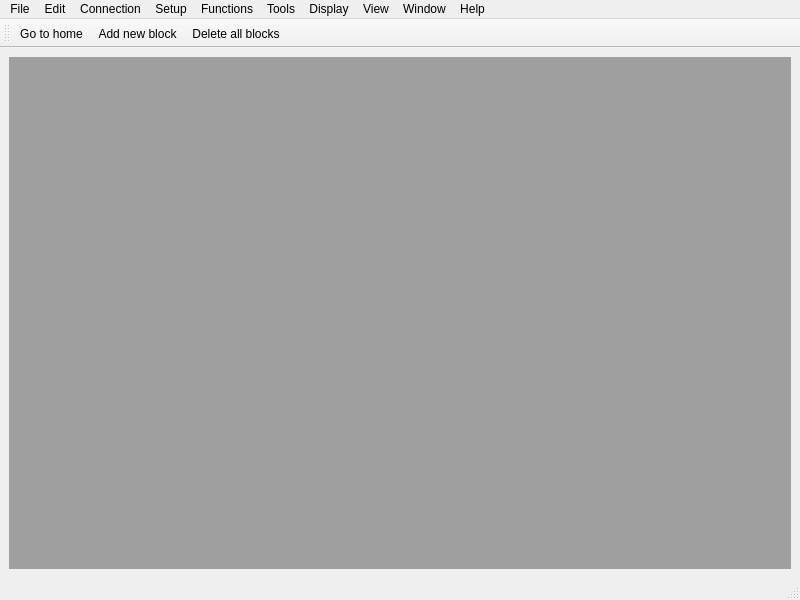
<?xml version="1.0" encoding="UTF-8"?>
<ui version="4.0">
 <class>SlaveMainWindow</class>
 <widget class="QMainWindow" name="SlaveMainWindow">
  <property name="geometry">
   <rect>
    <x>0</x>
    <y>0</y>
    <width>800</width>
    <height>600</height>
   </rect>
  </property>
  <property name="windowTitle">
   <string>Modbus JC - Slave</string>
  </property>
  <widget class="QWidget" name="centralwidget">
   <layout class="QVBoxLayout" name="verticalLayout_2">
    <item>
     <layout class="QVBoxLayout" name="verticalLayout">
      <item>
       <widget class="QMdiArea" name="blocksContainer"/>
      </item>
     </layout>
    </item>
   </layout>
  </widget>
  <widget class="QMenuBar" name="menubar">
   <property name="geometry">
    <rect>
     <x>0</x>
     <y>0</y>
     <width>800</width>
     <height>23</height>
    </rect>
   </property>
   <widget class="QMenu" name="menuFile">
    <property name="cursor">
     <cursorShape>PointingHandCursor</cursorShape>
    </property>
    <property name="title">
     <string>File</string>
    </property>
   </widget>
   <widget class="QMenu" name="menuConnection">
    <property name="cursor">
     <cursorShape>PointingHandCursor</cursorShape>
    </property>
    <property name="title">
     <string>Connection</string>
    </property>
   </widget>
   <widget class="QMenu" name="menuEdit">
    <property name="cursor">
     <cursorShape>PointingHandCursor</cursorShape>
    </property>
    <property name="title">
     <string>Edit</string>
    </property>
   </widget>
   <widget class="QMenu" name="menuSetup">
    <property name="cursor">
     <cursorShape>PointingHandCursor</cursorShape>
    </property>
    <property name="title">
     <string>Setup</string>
    </property>
   </widget>
   <widget class="QMenu" name="menuFunctions">
    <property name="cursor">
     <cursorShape>PointingHandCursor</cursorShape>
    </property>
    <property name="title">
     <string>Functions</string>
    </property>
   </widget>
   <widget class="QMenu" name="menuDisplay">
    <property name="cursor">
     <cursorShape>PointingHandCursor</cursorShape>
    </property>
    <property name="title">
     <string>Display</string>
    </property>
   </widget>
   <widget class="QMenu" name="menuView">
    <property name="cursor">
     <cursorShape>PointingHandCursor</cursorShape>
    </property>
    <property name="title">
     <string>View</string>
    </property>
   </widget>
   <widget class="QMenu" name="menuWindow">
    <property name="cursor">
     <cursorShape>PointingHandCursor</cursorShape>
    </property>
    <property name="title">
     <string>Window</string>
    </property>
   </widget>
   <widget class="QMenu" name="menuTools">
    <property name="cursor">
     <cursorShape>PointingHandCursor</cursorShape>
    </property>
    <property name="title">
     <string>Tools</string>
    </property>
   </widget>
   <widget class="QMenu" name="menuHelp">
    <property name="cursor">
     <cursorShape>PointingHandCursor</cursorShape>
    </property>
    <property name="title">
     <string>Help</string>
    </property>
   </widget>
   <addaction name="menuFile"/>
   <addaction name="menuEdit"/>
   <addaction name="menuConnection"/>
   <addaction name="menuSetup"/>
   <addaction name="menuFunctions"/>
   <addaction name="menuTools"/>
   <addaction name="menuDisplay"/>
   <addaction name="menuView"/>
   <addaction name="menuWindow"/>
   <addaction name="menuHelp"/>
  </widget>
  <widget class="QStatusBar" name="statusbar"/>
  <widget class="QToolBar" name="toolBar">
   <property name="windowTitle">
    <string>toolBar</string>
   </property>
   <attribute name="toolBarArea">
    <enum>TopToolBarArea</enum>
   </attribute>
   <attribute name="toolBarBreak">
    <bool>false</bool>
   </attribute>
   <addaction name="actionHome"/>
   <addaction name="actionAddBlock"/>
   <addaction name="actionDeleteBlocks"/>
  </widget>
  <action name="actionHome">
   <property name="icon">
    <iconset theme="go-home">
     <normaloff>../../resources/icons/home.png</normaloff>../../resources/icons/home.png</iconset>
   </property>
   <property name="text">
    <string>Go to home</string>
   </property>
   <property name="menuRole">
    <enum>QAction::NoRole</enum>
   </property>
  </action>
  <action name="actionAddBlock">
   <property name="icon">
    <iconset theme="list-add">
     <normaloff>../../resources/icons/table-plus.png</normaloff>../../resources/icons/table-plus.png</iconset>
   </property>
   <property name="text">
    <string>Add new block</string>
   </property>
   <property name="menuRole">
    <enum>QAction::NoRole</enum>
   </property>
  </action>
  <action name="actionDeleteBlocks">
   <property name="icon">
    <iconset theme="edit-clear">
     <normaloff>../../resources/icons/file-x.png</normaloff>../../resources/icons/file-x.png</iconset>
   </property>
   <property name="text">
    <string>Delete all blocks</string>
   </property>
   <property name="menuRole">
    <enum>QAction::NoRole</enum>
   </property>
  </action>
 </widget>
 <resources/>
 <connections/>
</ui>
